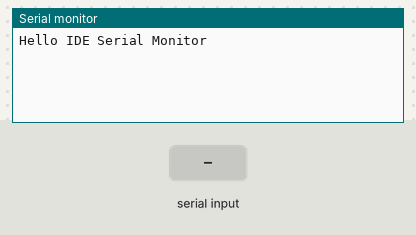
Simulated run of this sketch. Board: Arduino Leonardo, built with avr-gcc and run on an emulated ATmega32U4. Parts: the last lines printed to the serial monitor. The test bench sets the inputs (shaded band).

Above: at 1.2 s.
1.3 s: "1" received over the second serial link
At 2.2 s:
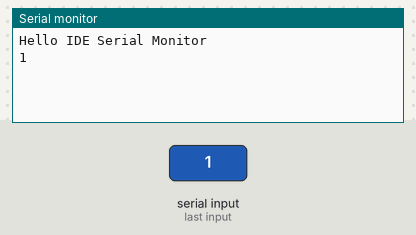
2.8 s: "0" received over the second serial link
At 3.4 s:
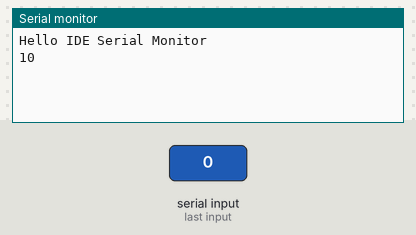

The sketch:

EsploraExpansionHWSerial.ino
```cpp
/*
  Esplora expansion hardware serial test

 Receives from the USB serial, sends to hardware serial (Serial1)
 Receives from hardware (Serial1) serial, sends to USB serial.
 Per Leonardo docs, Serial One (Serial1) is hardware pin 0/1 serial port

 The circuit:
 * RX is digital pin 0 / Esplora right expansion pin 7 (connect to TX of other device)
 * TX is digital pin 1 / Esplora right expansion pin 8 (connect to RX of other device)

By M Barela  12/30/2012  http://21stdigitalhome.blogspot.com/

 */

void setup()
{
  // Open serial communications and wait for port to open:
  Serial.begin(9600);
  while (!Serial) {
    ; // wait for serial port to connect. Needed for Leonardo/Esplora
  }


  Serial.println("Hello IDE Serial Monitor");

  // set the data rate for the SoftwareSerial port
  Serial1.begin(4800);
  Serial1.println("Hello PuTTY Terminal");
}

void loop() // run over and over
{
  if (Serial1.available())
    Serial.write(Serial1.read());
  if (Serial.available())
    Serial1.write(Serial.read());
  delay(1);
}
```

Measured:
- after the input at 1.3 s, the serial monitor: prints a new line at once (image 1)
- after the input at 2.8 s, the serial monitor: prints a new line at once (image 2)
